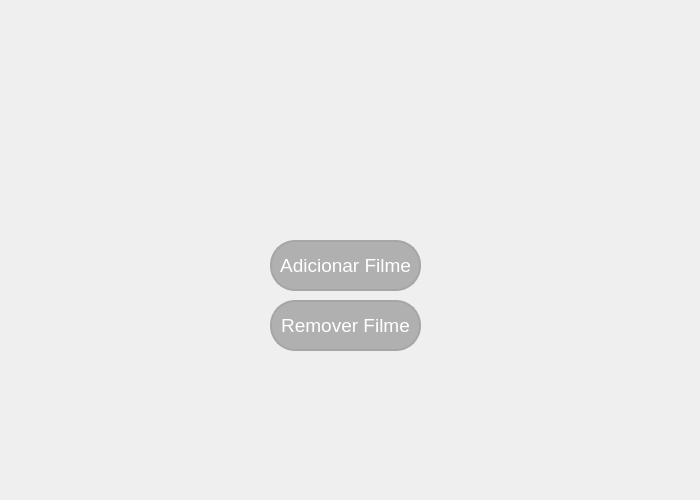
<?xml version="1.0" encoding="UTF-8"?>
<ui version="4.0">
 <class>MainWindow</class>
 <widget class="QMainWindow" name="MainWindow">
  <property name="geometry">
   <rect>
    <x>0</x>
    <y>0</y>
    <width>700</width>
    <height>500</height>
   </rect>
  </property>
  <property name="minimumSize">
   <size>
    <width>700</width>
    <height>500</height>
   </size>
  </property>
  <property name="windowTitle">
   <string>MainWindow</string>
  </property>
  <property name="styleSheet">
   <string notr="true"/>
  </property>
  <widget class="QWidget" name="centralwidget">
   <widget class="QPushButton" name="pushButton">
    <property name="geometry">
     <rect>
      <x>270</x>
      <y>240</y>
      <width>151</width>
      <height>51</height>
     </rect>
    </property>
    <property name="font">
     <font>
      <pointsize>14</pointsize>
     </font>
    </property>
    <property name="styleSheet">
     <string notr="true">QPushButton {	
	color: rgb(255, 255, 255);
	background-color: rgb(176, 176, 176);
	border: 2px solid rgb(166, 166, 166); 
	border-radius: 25px;
}

QPushButton:hover {
	background-color: rgb(166, 166, 166);
	border: 2px solid rgb(138, 138, 138); 
}

QPushButton:pressed {
	background-color: rgb(250, 230, 0);
	border: 2px solid rgb(255, 165, 24); 
}</string>
    </property>
    <property name="text">
     <string>Adicionar Filme</string>
    </property>
    <property name="autoDefault">
     <bool>false</bool>
    </property>
    <property name="default">
     <bool>false</bool>
    </property>
    <property name="flat">
     <bool>false</bool>
    </property>
   </widget>
   <widget class="QPushButton" name="pushButton_2">
    <property name="geometry">
     <rect>
      <x>270</x>
      <y>300</y>
      <width>151</width>
      <height>51</height>
     </rect>
    </property>
    <property name="font">
     <font>
      <pointsize>14</pointsize>
     </font>
    </property>
    <property name="styleSheet">
     <string notr="true">QPushButton {	
	color: rgb(255, 255, 255);
	background-color: rgb(176, 176, 176);
	border: 2px solid rgb(166, 166, 166); 
	border-radius: 25px;
}

QPushButton:hover {
	background-color: rgb(166, 166, 166);
	border: 2px solid rgb(138, 138, 138); 
}

QPushButton:pressed {
	background-color: rgb(250, 230, 0);
	border: 2px solid rgb(255, 165, 24); 
}</string>
    </property>
    <property name="text">
     <string>Remover Filme</string>
    </property>
   </widget>
   <widget class="QLabel" name="label">
    <property name="geometry">
     <rect>
      <x>0</x>
      <y>0</y>
      <width>711</width>
      <height>501</height>
     </rect>
    </property>
    <property name="text">
     <string/>
    </property>
    <property name="pixmap">
     <pixmap>imagens/Teste2.png</pixmap>
    </property>
   </widget>
   <zorder>label</zorder>
   <zorder>pushButton</zorder>
   <zorder>pushButton_2</zorder>
  </widget>
 </widget>
 <resources>
  <include location="../file_rc.qrc"/>
 </resources>
 <connections/>
</ui>
